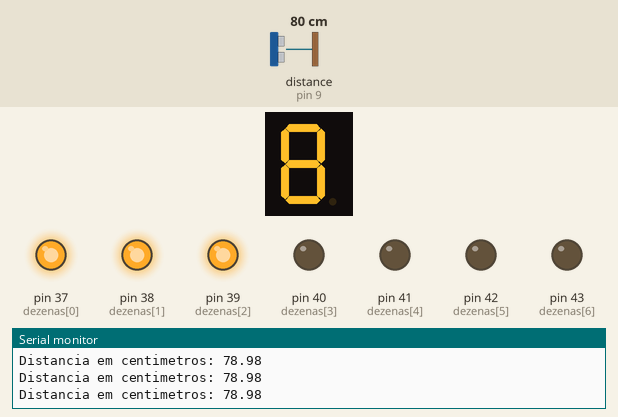
Bench run of a sketch on a simulated Arduino Mega 2560, built with avr-gcc and run on an emulated ATmega2560. On the bench: 1-digit seven-segment display, output pins drawn as LEDs (lit = HIGH), the last lines printed to the serial monitor. Wiring (inferred from the names in the program): ultrasonic range finder: trigger pin 10; echo pin 9; 1-digit 7-segment display, segments lit when HIGH: segments pin 30, pin 31, pin 32, pin 33, pin 34, pin 35, pin 36. The test bench sets the inputs (shaded band); at power-on: distance to the obstacle (sensor on pin 9) 80 cm. The echo pulse lasts 58.3 µs per cm; the segment pins are drawn as the display they are named for; pins used as bus, display or sensor lines are not drawn.

Above: at 1.3 s.
1.4 s: distance to the obstacle (sensor on pin 9) set to 2 cm
At 3.3 s:
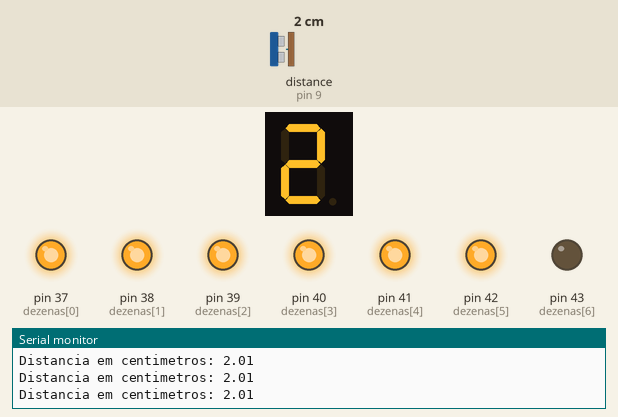
3.6 s: distance to the obstacle (sensor on pin 9) set to 120 cm
At 4.8 s:
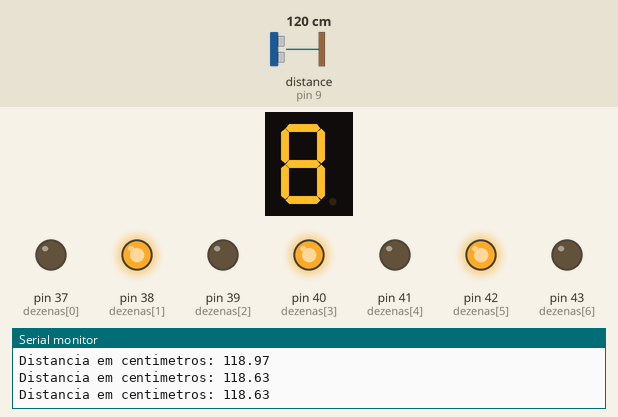
5.1 s: distance to the obstacle (sensor on pin 9) set to 18 cm
At 5.5 s:
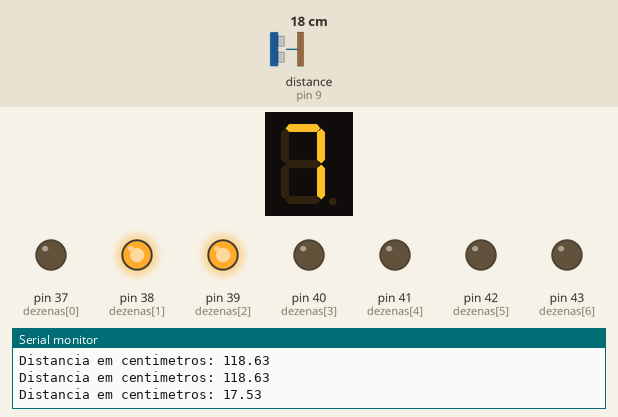
6.6 s: distance to the obstacle (sensor on pin 9) set to 4 cm
At 7.8 s:
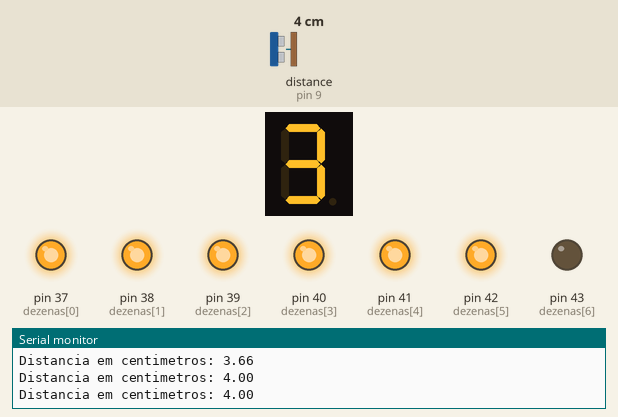
8.1 s: distance to the obstacle (sensor on pin 9) set to 9 cm
At 9.3 s:
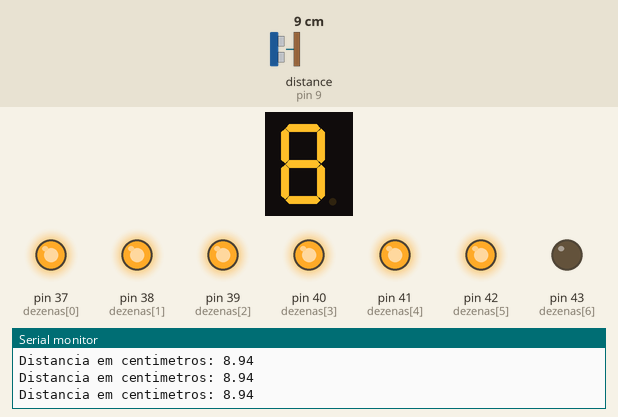
9.6 s: distance to the obstacle (sensor on pin 9) set to 35 cm
At 10.8 s:
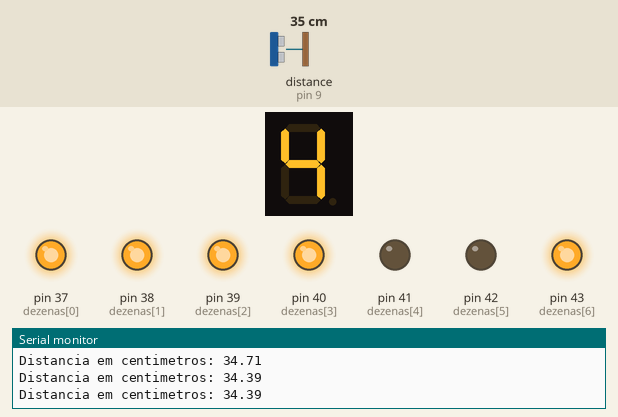
Timing chart, 0 to 12.1 s (numbered marks = the images above; inputs shaded):
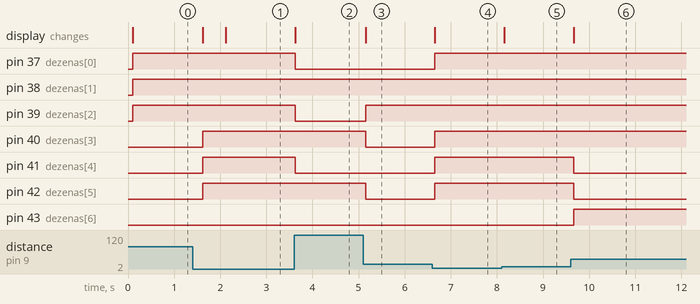

Measured:
- after the input at 1.4 s, pin 40 (dezenas[3]), pin 41 (dezenas[4]), pin 42 (dezenas[5]): LOW → HIGH after 0.22 s; the display: first changes after 0.22 s (image 1 shows a later state)
- after the input at 3.6 s, pin 37 (dezenas[0]), pin 39 (dezenas[2]), pin 41 (dezenas[4]): HIGH → LOW at once; the display: changes at once (image 2)
- after the input at 5.1 s, pin 39 (dezenas[2]): LOW → HIGH after 0.05 s; pin 40 (dezenas[3]), pin 42 (dezenas[5]): HIGH → LOW after 0.05 s; the display: changes after 0.05 s (image 3)
- after the input at 6.6 s, pin 37 (dezenas[0]), pin 40 (dezenas[3]), pin 41 (dezenas[4]), pin 42 (dezenas[5]): LOW → HIGH after 0.06 s; the display: changes after 0.06 s (image 4)
- after the input at 8.1 s, the display: changes after 0.06 s (image 5)
- after the input at 9.6 s, pin 41 (dezenas[4]), pin 42 (dezenas[5]): HIGH → LOW after 0.07 s; pin 43 (dezenas[6]): LOW → HIGH after 0.07 s; the display: changes after 0.07 s (image 6)

The sketch:

teste_7seg_ultrassom.ino
```cpp
// Instalar biblioteca SevSeg

int unidades[] = {30, 31, 32, 33, 34, 35, 36};
int dezenas[] = {37, 38, 39, 40, 41, 42, 43};
const int l = 1, d = 0;
byte digito[10][7] = {
 { l,l,l,l,l,l,d },  //DIGITO 0
 { d,l,l,d,d,d,d },  //DIGITO 1
 { l,l,d,l,l,d,l },  //DIGITO 2
 { l,l,l,l,d,d,l },  //DIGITO 3
 { d,l,l,d,d,l,l },  //DIGITO 4
 { l,d,l,l,d,l,l },  //DIGITO 5
 { l,d,l,l,l,l,l },  //DIGITO 6
 { l,l,l,d,d,d,d },  //DIGITO 7
 { l,l,l,l,l,l,l },  //DIGITO 8
 { l,l,l,d,d,l,l }  //DIGITO 9
};

const int SEGMENTOS = 7;
const int NUMEROS = 10;


int PinTrigger = 10;
int PinEcho = 9;
float TempoEcho = 0;
const float velocidadeSom_mpus = 0.000340;

//#define BUZZER 10
const float limiteMovimento = 0.05;

float distanciaAnterior = 0;
const int intervaloLeitura = 500;


void setup() {
    pinMode(PinTrigger, OUTPUT);
    digitalWrite(PinTrigger, LOW);
    pinMode(PinEcho, INPUT);
    //pinMode(BUZZER, OUTPUT);
    Serial.begin(9600);
    delay(100);

  for(int i = 0; i < SEGMENTOS; i++) {
       pinMode(dezenas[i], OUTPUT);
       pinMode(unidades[i], OUTPUT);
    }
}

void loop() {
  DisparaPulsoUltrassonico();
  TempoEcho = pulseIn(PinEcho, HIGH);
  float distanciaAtual = CalculaDistancia(TempoEcho);


  Serial.print("Distancia em centimetros: ");
  Serial.println(distanciaAtual);


  // Contagem
  // for(int k = 0; k < NUMEROS; k++) {
  //      acende(dezenas, k);
  //      for(int i = 0; i < NUMEROS; i++) {
  //         acende(unidades, i);
  //         delay(500);
  //      }
  //   }

  // Medida de distância
  int intDist = int(distanciaAtual);

  acende(unidades, intDist % 10);
  acende(dezenas, int(intDist/10));

  // float delta = abs(distanciaAtual -  distanciaAnterior);

  // float velocidade = delta/(intervaloLeitura/1000);
  // int intVel = int(velocidade);


  // acende(unidades, intVel % 10);
  // acende(dezenas, int(intVel/10));


  distanciaAnterior = distanciaAtual;

  delay(intervaloLeitura);
}

void DisparaPulsoUltrassonico() {
    digitalWrite(PinTrigger, HIGH);
    delayMicroseconds(10);
    digitalWrite(PinTrigger, LOW);
}

float CalculaDistancia(float tempo_us) {
    return ((tempo_us * velocidadeSom_mpus) / 2)*100;
}

void acende(int* pino, int dig) {
    for(int i = 0; i < SEGMENTOS; i++) {
       digitalWrite(pino[i], digito[dig][i]);
    }
}
```
